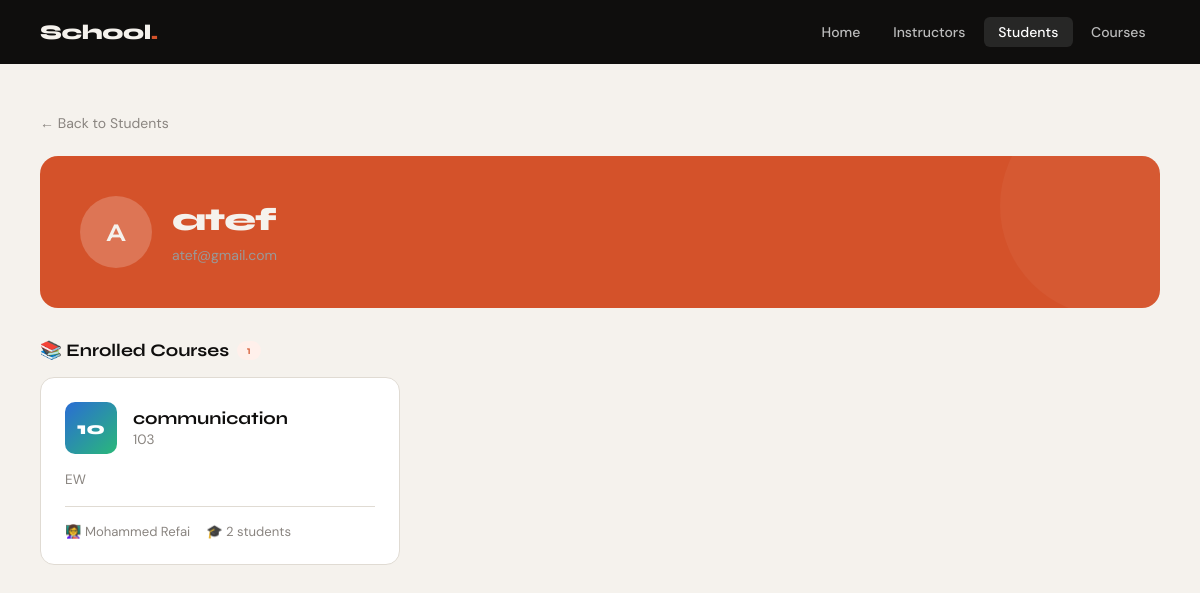
The app's page /students/1/ with its own data.
### students/models.py (models this page shows, shortened)
class Student(models.Model):
    name = models.CharField(max_length=100)
    email = models.EmailField(unique=True)
    courses = models.ManyToManyField(Course, related_name="students")
    image = models.ImageField(upload_to='students/', blank=True, null=True)

### courses/models.py (models this page shows, shortened)
class Course(models.Model):
    title = models.CharField(max_length=100)
    code = models.CharField(max_length=10, unique=True)
    description = models.TextField(blank=True)
    instructors = models.ForeignKey(
        'instructors.instructor',
        on_delete=models.SET_NULL,
        null=True,
        related_name='courses'
    )
    image = models.ImageField(upload_to='courses/', blank=True, null=True)

### instructors/models.py (models this page shows, shortened)
class instructor(models.Model):
    name = models.CharField(max_length=100)
    email = models.EmailField(unique=True)
    phone_number = models.CharField(max_length=20)
    image = models.ImageField(upload_to='instructors/', blank=True, null=True)

### students/views.py (the view)
# urls.py: path('<int:pk>/', views.detail, name='course_detail'),
def detail(request, pk):
    student = get_object_or_404(Student, pk=pk)
    courses = student.courses.select_related('instructors').prefetch_related('students').all()
    return render(request, 'students/detail.html', {
        'student': student,
        'courses': courses,
    })

### templates/students/detail.html (shortened to what this page needs)
{% extends 'base.html' %}
{% block content %}
<a href="/students/" class="back-link">← Back to Students</a>
<div class="detail-hero" style="background: #d4522a;">
    <div style="display:flex; align-items:center; gap:1.25rem;">
        {% if student.image %}
            <img src="{{ student.image.url }}"
                 style="width:72px;height:72px;border-radius:50%;object-fit:cover;flex-shrink:0;border:3px solid rgba(255,255,255,0.2);">
        {% else %}
            <div class="avatar" style="width:72px;height:72px;font-size:1.6rem;background:rgba(255,255,255,0.2);">
                {{ student.name|first|upper }}
            </div>
        {% endif %}
        <div>
            <h1>{{ student.name }}</h1>
            <div class="meta">{{ student.email }}</div>
        </div>
    </div>
</div>
<div class="section-title">
    📚 Enrolled Courses
    <span class="badge orange">{{ courses|length }}</span>
</div>
{% if courses %}
<div class="grid-2">
    {% for course in courses %}
    <a href="/courses/{{ course.id }}/" class="card">
        <div class="card-header">
            {% if course.image %}
                <img src="{{ course.image.url }}"
                     style="width:52px;height:52px;border-radius:10px;object-fit:cover;flex-shrink:0;">
            {% else %}
                <div class="course-logo-placeholder">{{ course.code|slice:":2" }}</div>
            {% endif %}
            <div>
                <div class="card-title">{{ course.title }}</div>
                <div class="card-sub">{{ course.code }}</div>
            </div>
        </div>
        {% if course.description %}
        <p style="font-size:0.85rem; color:var(--muted); line-height:1.5;">
            {{ course.description|truncatechars:120 }}
        </p>
        {% endif %}
        <hr class="divider">
        <div style="font-size:0.82rem; color:var(--muted); display:flex; gap:1rem;">
            <span>👩‍🏫 {{ course.instructors.name|default:"No instructor" }}</span>
            <span>🎓 {{ course.students.count }} student{{ course.students.count|pluralize }}</span>
        </div>
    </a>
    {% endfor %}
</div>
{% else %}
<div class="empty-state">
    <div style="font-size:2.5rem;">📭</div>
    <p>This student is not enrolled in any courses yet.</p>
</div>
{% endif %}
{% endblock %}

### records on screen
Student: name|first "A", name "atef", email "atef@gmail.com"
Course: code "10", title "communication", code "103", description "EW", instructors.name "Mohammed Refai", students.count "2"

### other values on screen
{{ courses|length }} "1"
